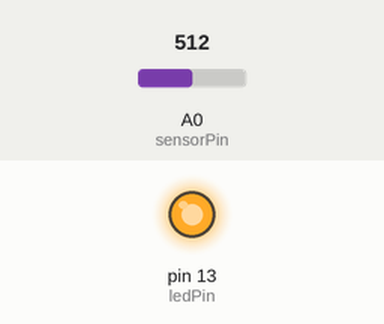
Recording of a sketch running on a simulated Arduino Uno, built with avr-gcc and run on an emulated ATmega328P. Shown: output pins drawn as LEDs (lit = HIGH). The inputs (shaded band) are chosen by the test bench; at power-on: A0 (sensorPin) = 512. What the sketch prints to the serial monitor is not drawn.

Above: at 1.3 s.
1.4 s: A0 (sensorPin) set to 110
2.9 s: A0 (sensorPin) set to 94
At 4.2 s:
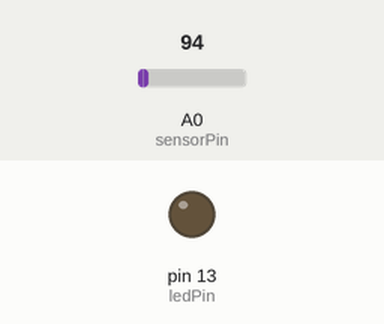
4.5 s: A0 (sensorPin) set to 122
At 5.6 s:
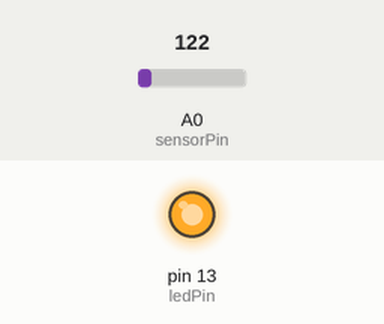
6.0 s: A0 (sensorPin) set to 90
At 6.8 s:
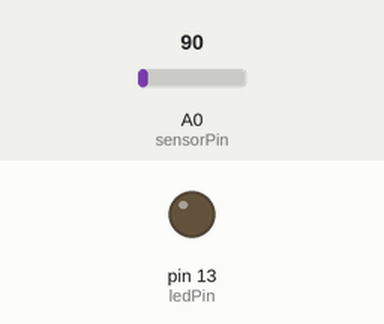
Timing chart, 0 to 8.5 s (numbered marks = the images above; inputs shaded):
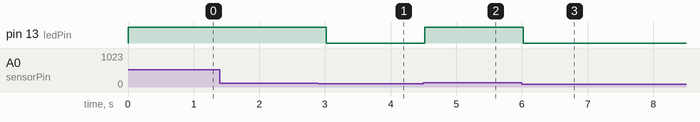

Measured:
- the behaviour switches between 101 and 100 on A0 (sensorPin) (found by bisection; images 0 and 1)
- after the input at 1.4 s, every drawn part: stays the same
- after the input at 2.9 s, pin 13 (ledPin): HIGH → LOW after 0.12 s
- after the input at 4.5 s, pin 13 (ledPin): LOW → HIGH at once
- after the input at 6.0 s, pin 13 (ledPin): HIGH → LOW at once

The sketch:

MQ-5.ino
```cpp
int sensorPin = A0;     // MQ-05 analog output pin
int ledPin = 13;        // LED pin
int sensorValue = 0;    // Variable to store sensor reading
int threshold = 100;    // Gas detection threshold (adjust as needed)

void setup() {
  pinMode(ledPin, OUTPUT);
  Serial.begin(9600);
  Serial.println("MQ-05 Gas Sensor Test Starting...");
}

void loop() {
  // Read sensor value (0–1023)
  sensorValue = analogRead(sensorPin);

  // Print value
  Serial.print("MQ-05 Sensor Value: ");
  Serial.println(sensorValue);

  // Condition check
  if (sensorValue > threshold) {
    digitalWrite(ledPin, HIGH);   // Turn LED ON
    Serial.println("⚠ Gas Detected!");
  } else {
    digitalWrite(ledPin, LOW);    // Turn LED OFF
    Serial.println("Air is Clean");
  }

  delay(500); // Small delay for stability
}
```
